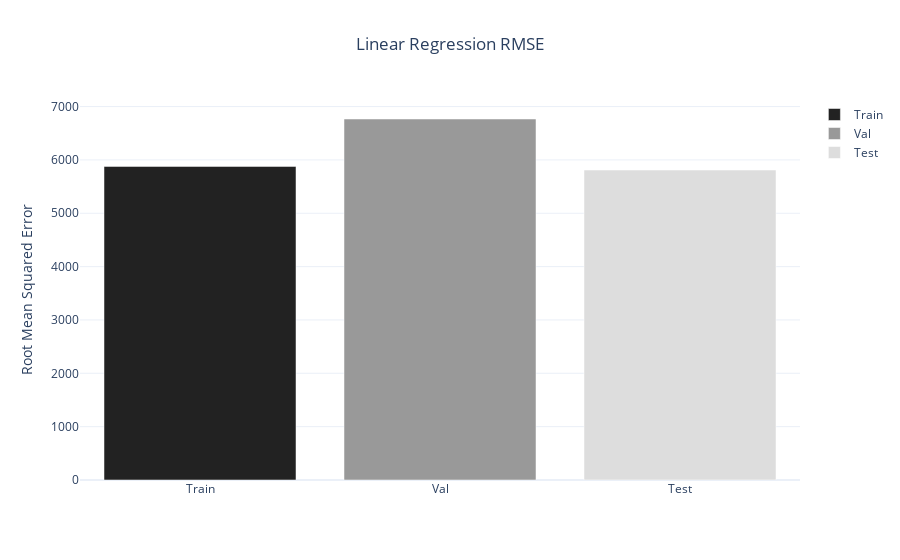

Write notebook code for a chart like this one.
### Code cell
# Crear un DataFrame con los valores RMSE para cada modelo
df_linear_rmse = pd.DataFrame({
    'Set': ['Train', 'Val', 'Test'],
    'RMSE': [np.sqrt(train_mse_linear), np.sqrt(val_mse_linear), np.sqrt(test_mse_linear)]
})

# Crear gráfico de barras interactivo
fig = px.bar(df_linear_rmse,
            x='Set',
            y='RMSE',
            color='Set',
            color_discrete_sequence=['#222222', '#999999', '#dddddd'],
            title='Linear Regression RMSE',
            template='plotly_white')

fig.update_layout(yaxis_title='Root Mean Squared Error',
            xaxis_title=None,
            title_x=0.5,
            legend_title=None,
)
fig.show()

### Figure 1 — Plotly figure (JSON) as saved in the notebook; plotly's stock layout.template omitted (floating-point values rounded to 4 significant figures)
{"data": [{"hovertemplate": "Set=%{x}<br>RMSE=%{y}<extra></extra>", "legendgroup": "Train", "marker": {"color": "#222222", "pattern": {"shape": ""}}, "name": "Train", "orientation": "v", "showlegend": true, "textposition": "auto", "type": "bar", "x": ["Train"], "xaxis": "x", "y": [5879.0], "yaxis": "y"}, {"hovertemplate": "Set=%{x}<br>RMSE=%{y}<extra></extra>", "legendgroup": "Val", "marker": {"color": "#999999", "pattern": {"shape": ""}}, "name": "Val", "orientation": "v", "showlegend": true, "textposition": "auto", "type": "bar", "x": ["Val"], "xaxis": "x", "y": [6767.0], "yaxis": "y"}, {"hovertemplate": "Set=%{x}<br>RMSE=%{y}<extra></extra>", "legendgroup": "Test", "marker": {"color": "#dddddd", "pattern": {"shape": ""}}, "name": "Test", "orientation": "v", "showlegend": true, "textposition": "auto", "type": "bar", "x": ["Test"], "xaxis": "x", "y": [5810.0], "yaxis": "y"}], "layout": {"barmode": "relative", "legend": {"title": {}, "tracegroupgap": 0}, "title": {"text": "Linear Regression RMSE", "x": 0.5}, "xaxis": {"anchor": "y", "categoryarray": ["Train", "Val", "Test"], "categoryorder": "array", "domain": [0, 1], "title": {}}, "yaxis": {"anchor": "x", "domain": [0, 1], "title": {"text": "Root Mean Squared Error"}}}}
